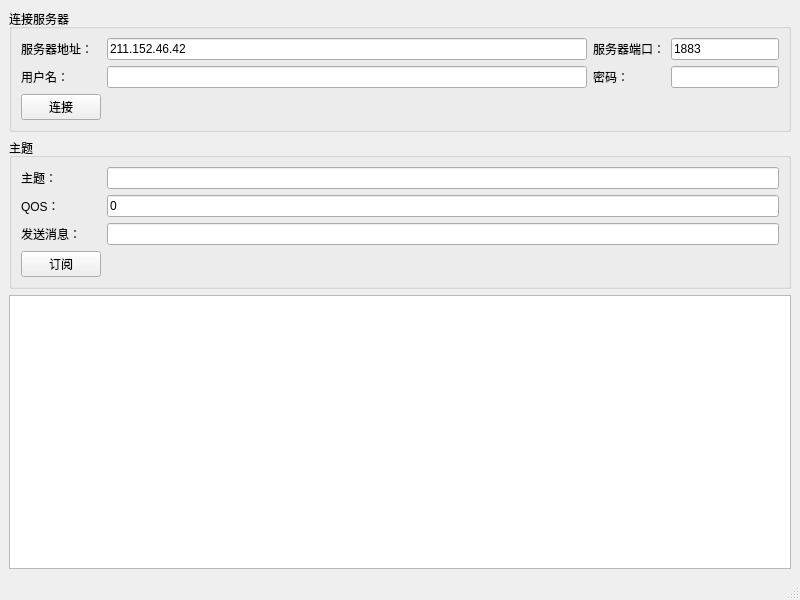
<?xml version="1.0" encoding="UTF-8"?>
<ui version="4.0">
 <class>MainWindow</class>
 <widget class="QMainWindow" name="MainWindow">
  <property name="geometry">
   <rect>
    <x>0</x>
    <y>0</y>
    <width>800</width>
    <height>600</height>
   </rect>
  </property>
  <property name="windowTitle">
   <string>MainWindow</string>
  </property>
  <widget class="QWidget" name="centralwidget">
   <layout class="QVBoxLayout" name="verticalLayout">
    <item>
     <widget class="QGroupBox" name="groupBox">
      <property name="title">
       <string>连接服务器</string>
      </property>
      <layout class="QGridLayout" name="gridLayout" columnstretch="0,1,0,0">
       <item row="0" column="0">
        <widget class="QLabel" name="label">
         <property name="frameShape">
          <enum>QFrame::NoFrame</enum>
         </property>
         <property name="text">
          <string>服务器地址：</string>
         </property>
        </widget>
       </item>
       <item row="0" column="1">
        <widget class="QLineEdit" name="lineEdit_server_ip">
         <property name="toolTip">
          <string>服务器地址（域名或者IP地址）</string>
         </property>
         <property name="whatsThis">
          <string>服务器地址（域名或者IP地址）</string>
         </property>
         <property name="text">
          <string>211.152.46.42</string>
         </property>
        </widget>
       </item>
       <item row="0" column="2">
        <widget class="QLabel" name="label_2">
         <property name="text">
          <string>服务器端口：</string>
         </property>
        </widget>
       </item>
       <item row="0" column="3">
        <widget class="QLineEdit" name="lineEdit_server_port">
         <property name="toolTip">
          <string>服务器端口地址，默认1883</string>
         </property>
         <property name="whatsThis">
          <string>服务器端口地址，默认1883</string>
         </property>
         <property name="inputMask">
          <string>999999</string>
         </property>
         <property name="text">
          <string>1883</string>
         </property>
        </widget>
       </item>
       <item row="1" column="0">
        <widget class="QLabel" name="label_6">
         <property name="text">
          <string>用户名：</string>
         </property>
        </widget>
       </item>
       <item row="1" column="1">
        <widget class="QLineEdit" name="lineEdit_user"/>
       </item>
       <item row="1" column="2">
        <widget class="QLabel" name="label_7">
         <property name="text">
          <string>密码：</string>
         </property>
        </widget>
       </item>
       <item row="1" column="3">
        <widget class="QLineEdit" name="lineEdit_pwd"/>
       </item>
       <item row="2" column="0">
        <widget class="QPushButton" name="pushButton_connect">
         <property name="toolTip">
          <string>连接到服务器</string>
         </property>
         <property name="text">
          <string>连接</string>
         </property>
        </widget>
       </item>
      </layout>
     </widget>
    </item>
    <item>
     <widget class="QGroupBox" name="groupBox_2">
      <property name="title">
       <string>主题</string>
      </property>
      <layout class="QFormLayout" name="formLayout_2">
       <item row="0" column="0">
        <widget class="QLabel" name="label_3">
         <property name="text">
          <string>主题：</string>
         </property>
        </widget>
       </item>
       <item row="0" column="1">
        <widget class="QLineEdit" name="lineEdit_topic">
         <property name="toolTip">
          <string>主题（可以多个，一行一个）</string>
         </property>
        </widget>
       </item>
       <item row="1" column="0">
        <widget class="QLabel" name="label_5">
         <property name="text">
          <string>QOS：</string>
         </property>
        </widget>
       </item>
       <item row="1" column="1">
        <widget class="QLineEdit" name="lineEdit_qos">
         <property name="toolTip">
          <string>QOS（0，1，2）</string>
         </property>
         <property name="inputMask">
          <string>9</string>
         </property>
         <property name="text">
          <string>0</string>
         </property>
        </widget>
       </item>
       <item row="2" column="0">
        <widget class="QLabel" name="label_4">
         <property name="text">
          <string>发送消息：</string>
         </property>
        </widget>
       </item>
       <item row="2" column="1">
        <widget class="QLineEdit" name="lineEdit_msg_pub">
         <property name="toolTip">
          <string>发送消息（仅发布者使用）</string>
         </property>
        </widget>
       </item>
       <item row="3" column="0">
        <widget class="QPushButton" name="pushButton_sub">
         <property name="toolTip">
          <string>订阅者订阅主题</string>
         </property>
         <property name="text">
          <string>订阅</string>
         </property>
        </widget>
       </item>
      </layout>
     </widget>
    </item>
    <item>
     <widget class="QTextBrowser" name="textBrowser">
      <property name="toolTip">
       <string>接收消息显示区</string>
      </property>
     </widget>
    </item>
   </layout>
  </widget>
  <widget class="QMenuBar" name="menubar">
   <property name="geometry">
    <rect>
     <x>0</x>
     <y>0</y>
     <width>800</width>
     <height>23</height>
    </rect>
   </property>
  </widget>
  <widget class="QStatusBar" name="statusbar"/>
 </widget>
 <resources/>
 <connections>
  <connection>
   <sender>pushButton_connect</sender>
   <signal>pressed()</signal>
   <receiver>MainWindow</receiver>
   <slot>slot_connect_pressed()</slot>
   <hints>
    <hint type="sourcelabel">
     <x>64</x>
     <y>119</y>
    </hint>
    <hint type="destinationlabel">
     <x>120</x>
     <y>200</y>
    </hint>
   </hints>
  </connection>
  <connection>
   <sender>pushButton_sub</sender>
   <signal>pressed()</signal>
   <receiver>MainWindow</receiver>
   <slot>slot_sub_pressed()</slot>
   <hints>
    <hint type="sourcelabel">
     <x>69</x>
     <y>260</y>
    </hint>
    <hint type="destinationlabel">
     <x>16</x>
     <y>373</y>
    </hint>
   </hints>
  </connection>
  <connection>
   <sender>lineEdit_topic</sender>
   <signal>editingFinished()</signal>
   <receiver>MainWindow</receiver>
   <slot>slot_topic_change()</slot>
   <hints>
    <hint type="sourcelabel">
     <x>197</x>
     <y>181</y>
    </hint>
    <hint type="destinationlabel">
     <x>286</x>
     <y>204</y>
    </hint>
   </hints>
  </connection>
  <connection>
   <sender>lineEdit_qos</sender>
   <signal>editingFinished()</signal>
   <receiver>MainWindow</receiver>
   <slot>slot_topic_change()</slot>
   <hints>
    <hint type="sourcelabel">
     <x>137</x>
     <y>198</y>
    </hint>
    <hint type="destinationlabel">
     <x>40</x>
     <y>202</y>
    </hint>
   </hints>
  </connection>
  <connection>
   <sender>lineEdit_msg_pub</sender>
   <signal>returnPressed()</signal>
   <receiver>MainWindow</receiver>
   <slot>slot_msg_send()</slot>
   <hints>
    <hint type="sourcelabel">
     <x>158</x>
     <y>222</y>
    </hint>
    <hint type="destinationlabel">
     <x>7</x>
     <y>300</y>
    </hint>
   </hints>
  </connection>
 </connections>
 <slots>
  <slot>slot_connect_pressed()</slot>
  <slot>slot_sub_pressed()</slot>
  <slot>slot_topic_change()</slot>
  <slot>slot_msg_send()</slot>
 </slots>
</ui>
